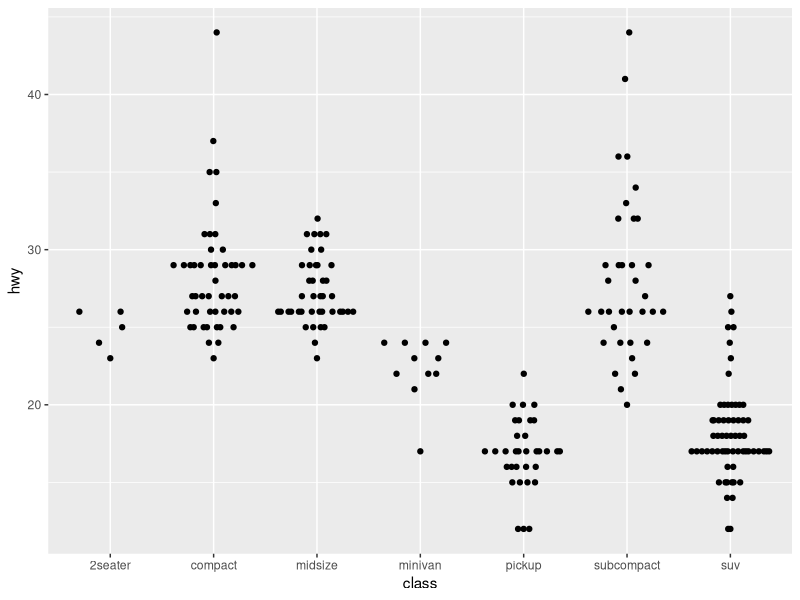
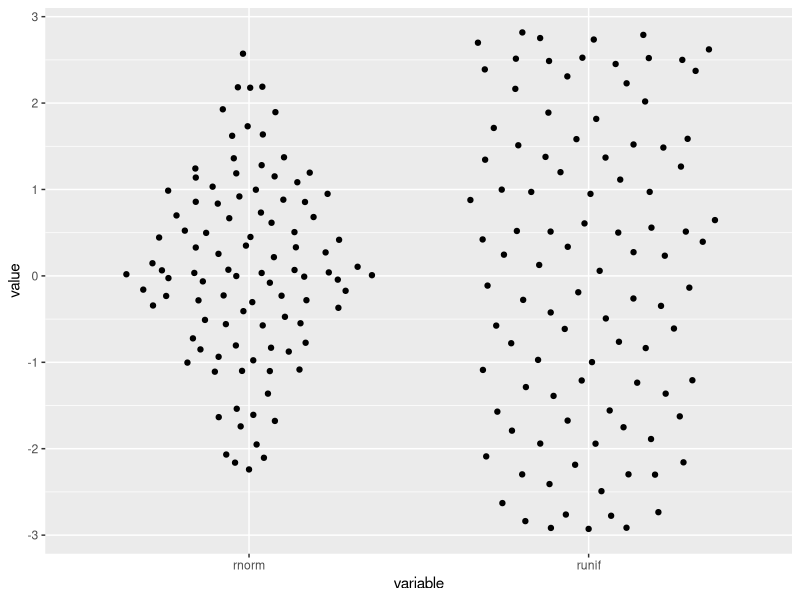
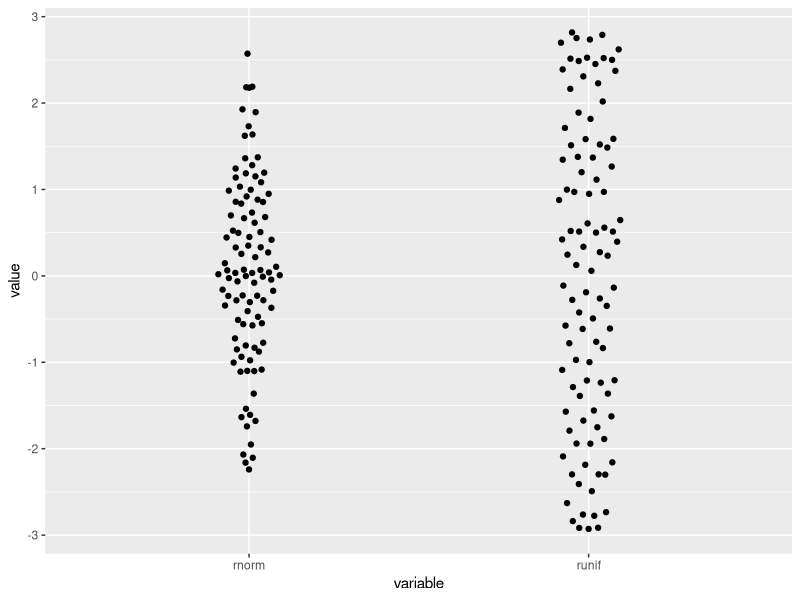

Write R code to recreate these figures, in order.
library(ggbeeswarm)


### Name: geom_quasirandom
### Title: Points, jittered to reduce overplotting using the vipor package
### Aliases: geom_quasirandom

### ** Examples

  ggplot2::qplot(class, hwy, data = ggplot2::mpg, geom='quasirandom')
  # Generate fake data
  distro <- data.frame(
    'variable'=rep(c('runif','rnorm'),each=100),
    'value'=c(runif(100, min=-3, max=3), rnorm(100))
  )
  ggplot2::qplot(variable, value, data = distro, geom = 'quasirandom')
  ggplot2::ggplot(distro,aes(variable, value)) + geom_quasirandom(width=0.1)
